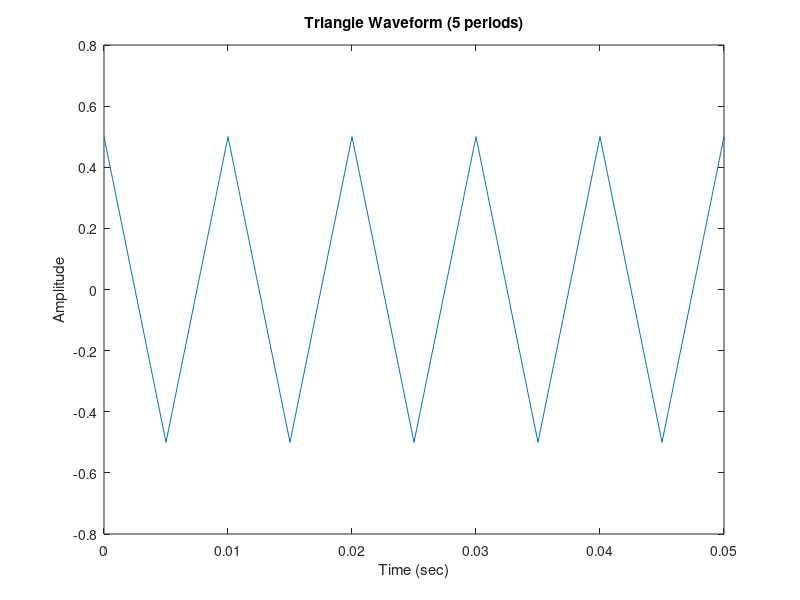

Source code (MATLAB): (Note: this script raises an error after producing the figure.)
% Spectogram of Periodic Signal
%% 2.2.1 Spectrogram of Periodic Triangle Wave
%DC Level of zero and peak amplitude of 0.5
fSamp = 10000;  % Sampling Freq 10kHz
T = 0.01;       % Period of 10 msec
tStart = 0;
tStop = 3;      
Amp = 200;      % Chosen to get a peak amplitude of 0.5

tt=0:(1/fSamp):tStop;
qq=rem(tt,T);               
xx=Amp*(abs(qq-(0.5*T))-0.25*T);    %Triangle Waveform

figure(1)
plot(tt,xx)
xlim([0 0.05])          % Limiting to five periods
xlabel('Time (sec)')
ylabel('Amplitude')
title('Triangle Waveform (5 periods)')

Tsect = T*5;            % Tsect of five periods 
Lsect = Tsect*fSamp;    % Long section duration =  section duration * samp freq

figure(2)
plotspec(xx,fSamp,Lsect),colorbar,grid on
title('Time Frequency Spectogram')
xlabel('Time (sec)')
ylabel('Frequency (Hz)')
%soundsc( xx, fSamp ); %-- uncomment to hear the sound

% 2.2.1(d) Harmonic Line Spectrum 
% Harmonic Line Freq : 100Hz, 300Hz, 500Hz, 700Hz, 900Hz, 1100Hz, 1300Hz, 1500Hz 

% 2.2.1(e) Determine the fundamental frequency for the harmonic lines.
fFund = 1/T;    % Fundamental freq == 1/T == 100 Hz (First Harmonic) 
 
% 2.2.1(f) Record the values for the amplitudes and compute the ratio.
% 1st Harmonic Line, a1
a1 = -2/(pi^2);
% 3rd Harmonic Line, a3 
a3 = -2/((pi^2)*(3^2));
% Ratio a3/a1
ratio = a3/a1;